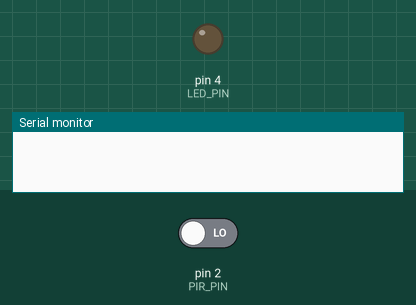
Recording of a sketch running on a simulated Arduino Uno, built with avr-gcc and run on an emulated ATmega328P. On the bench: output pins drawn as LEDs (lit = HIGH), the last lines printed to the serial monitor. The inputs (shaded band) are chosen by the test bench; at power-on: pin 2 (PIR_PIN) LOW.

Above: at 1.2 s.
1.3 s: pin 2 (PIR_PIN) driven HIGH
At 2.5 s:
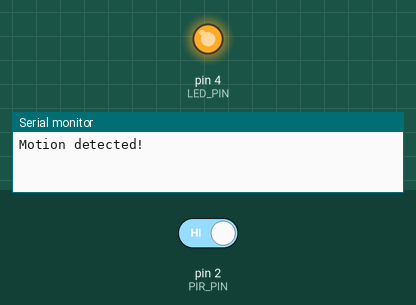
Timing chart, 0 to 9.8 s (numbered marks = the images above; inputs shaded):
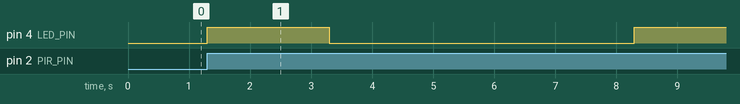

The sketch:

PIR-code-Atmega.ino
```cpp
// Defining intial states and pin locations
const int PIR_PIN = 2;
const int LED_PIN = 4;
int pirState;

void setup() {

  pinMode(PIR_PIN, INPUT);

  pinMode(LED_PIN, OUTPUT);

  Serial.begin(9600);

  // Set the initial state of the LED
  digitalWrite(LED_PIN, LOW);
}

void loop() {
  // Get the current state of the PIR sensor
  int currentState = digitalRead(PIR_PIN);

    // Check if the PIR sensor has been triggered
    if (currentState == HIGH) {
      // Turn on the LED
      digitalWrite(LED_PIN, HIGH);

      // Print a message to the serial monitor
      Serial.println("Motion detected!");

      // Wait for 2 seconds
      delay(2000);

      // Turn off the LED
      digitalWrite(LED_PIN, LOW);

      // Wait for 10 seconds
      delay(5000);
    }
    // Update the initial state of the PIR sensor
    pirState = currentState;
}
```

Measured:
- after the input at 1.3 s, pin 4 (LED_PIN): LOW → HIGH at once, → LOW 2.0 s later, → HIGH 5.0 s later
